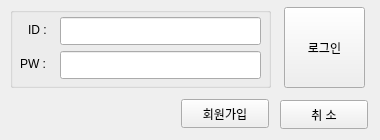
<?xml version="1.0" encoding="UTF-8"?>
<ui version="4.0">
 <class>Login</class>
 <widget class="QWidget" name="Login">
  <property name="geometry">
   <rect>
    <x>0</x>
    <y>0</y>
    <width>380</width>
    <height>140</height>
   </rect>
  </property>
  <property name="windowTitle">
   <string>Login</string>
  </property>
  <widget class="QPushButton" name="logInButton">
   <property name="geometry">
    <rect>
     <x>284</x>
     <y>7</y>
     <width>81</width>
     <height>81</height>
    </rect>
   </property>
   <property name="text">
    <string>로그인</string>
   </property>
  </widget>
  <widget class="QGroupBox" name="logInGroupBox">
   <property name="geometry">
    <rect>
     <x>10</x>
     <y>7</y>
     <width>261</width>
     <height>81</height>
    </rect>
   </property>
   <property name="title">
    <string/>
   </property>
   <widget class="QLabel" name="idLabel">
    <property name="geometry">
     <rect>
      <x>18</x>
      <y>13</y>
      <width>62</width>
      <height>20</height>
     </rect>
    </property>
    <property name="text">
     <string>ID :</string>
    </property>
   </widget>
   <widget class="QLabel" name="pwLabel">
    <property name="geometry">
     <rect>
      <x>10</x>
      <y>47</y>
      <width>62</width>
      <height>20</height>
     </rect>
    </property>
    <property name="text">
     <string>PW :</string>
    </property>
   </widget>
   <widget class="QLineEdit" name="idEdit">
    <property name="geometry">
     <rect>
      <x>50</x>
      <y>10</y>
      <width>201</width>
      <height>28</height>
     </rect>
    </property>
   </widget>
   <widget class="QLineEdit" name="pwEdit">
    <property name="geometry">
     <rect>
      <x>50</x>
      <y>44</y>
      <width>201</width>
      <height>28</height>
     </rect>
    </property>
   </widget>
  </widget>
  <widget class="QPushButton" name="signUpButton">
   <property name="geometry">
    <rect>
     <x>181</x>
     <y>99</y>
     <width>88</width>
     <height>29</height>
    </rect>
   </property>
   <property name="text">
    <string>회원가입</string>
   </property>
  </widget>
  <widget class="QPushButton" name="cancelButton">
   <property name="geometry">
    <rect>
     <x>280</x>
     <y>100</y>
     <width>88</width>
     <height>29</height>
    </rect>
   </property>
   <property name="text">
    <string>취 소</string>
   </property>
  </widget>
 </widget>
 <resources/>
 <connections/>
</ui>
